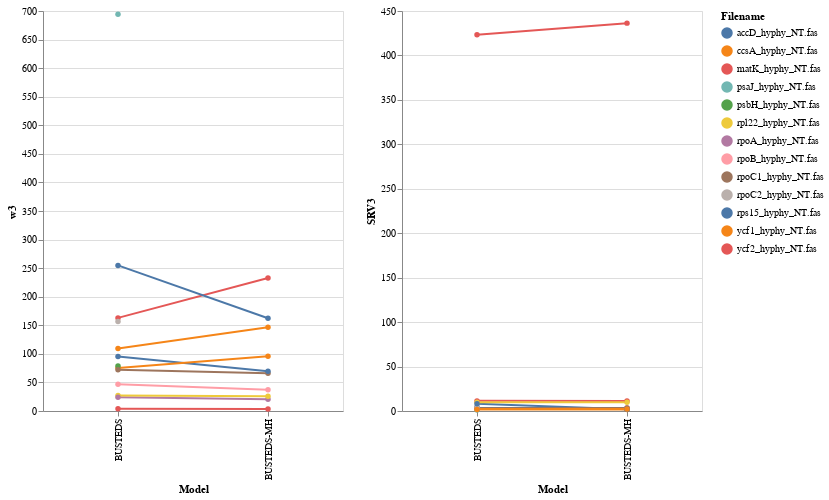

Here is the notebook cell this chart was saved with:
### Code cell
#mark_boxplot(extent='min-max')
source = result

source = source[source["pvalue"] <= 0.05]
#result = result[result["Model"] == "BUSTEDS-MH"]

#source = result
line1 = alt.Chart(source).mark_line(point=alt.OverlayMarkDef()).encode(
    y='w3',
    x='Model',
    color='Filename',
    tooltip=['Filename', 'Model']
).properties(
    width=300,
    height=400
)

line2a = alt.Chart(source).mark_line().encode(
    y='SRV2',
    x='Model',
    color='Filename'
).properties(
    width=300,
    height=400
)

line2 = alt.Chart(source).mark_line(point=alt.OverlayMarkDef()).encode(
    y='SRV3',
    x='Model',
    color='Filename'
).properties(
    width=300,
    height=400
)

line3 = alt.Chart(source).mark_point().encode(
    y='DH',
    x='Model',
    color='Filename'
).properties(
    width=300,
    height=400
)

#line1 | line2a |  line2 | line3

line1 | line2

### Figure 1 — Vega-Lite specification as saved in the notebook (floating-point values rounded to 4 significant figures)
{"config": {"view": {"continuousWidth": 400, "continuousHeight": 300}}, "hconcat": [{"mark": {"type": "line", "point": {}}, "encoding": {"color": {"field": "Filename", "type": "nominal"}, "tooltip": [{"field": "Filename", "type": "nominal"}, {"field": "Model", "type": "nominal"}], "x": {"field": "Model", "type": "nominal"}, "y": {"field": "w3", "type": "quantitative"}}, "height": 400, "width": 300}, {"mark": {"type": "line", "point": {}}, "encoding": {"color": {"field": "Filename", "type": "nominal"}, "x": {"field": "Model", "type": "nominal"}, "y": {"field": "SRV3", "type": "quantitative"}}, "height": 400, "width": 300}], "data": {"name": "data-306f8be271a856ec6eeb001d8e9a5a4b"}, "$schema": "https://vega.github.io/schema/vega-lite/v4.17.0.json", "datasets": {"data-306f8be271a856ec6eeb001d8e9a5a4b": [{"Filename": "matK_hyphy_NT.fas", "Model": "BUSTEDS-MH", "N": 42, "Num.Codons": 586, "w1": 0.0, "p1": 0.0033, "w2": 0.4778, "p2": 0.9958, "w3": 232.6, "p3": 0.0009, "SRV1": 0.5641, "SRV_p1": 0.6617, "SRV2": 1.505, "SRV_p2": 0.3261, "SRV3": 11.18, "SRV_p3": 11.18, "DH": 0.02004, "TH": 0.0, "TH_SI": 3.139, "cAIC": 33820.0, "LRT": 16.92, "pvalue": 0.000106, "delta w3": 69.71, "delta p3": -0.0004, "pct.chg. w3": 0.4279, "pct.chg. p3": -0.3077, "delta cAIC (best model)": 39.61, "Relative support": 2.504e-09}, {"Filename": "ycf1_hyphy_NT.fas", "Model": "BUSTEDS-MH", "N": 38, "Num.Codons": 2208, "w1": 0.1202, "p1": 0.4244, "w2": 1.0, "p2": 0.5723, "w3": 146.4, "p3": 0.0034, "SRV1": 0.1406, "SRV_p1": 0.1796, "SRV2": 0.6758, "SRV_p2": 0.4091, "SRV3": 1.698, "SRV_p3": 1.698, "DH": 0.01544, "TH": 0.1556, "TH_SI": 0.7149, "cAIC": 133100.0, "LRT": 93.91, "pvalue": 0.0, "delta w3": 37.09, "delta p3": -0.0025, "pct.chg. w3": 0.3393, "pct.chg. p3": -0.4237, "delta cAIC (best model)": 468.9, "Relative support": 1.516e-102}, {"Filename": "ycf2_hyphy_NT.fas", "Model": "BUSTEDS-MH", "N": 40, "Num.Codons": 2449, "w1": 0.0, "p1": 0.733, "w2": 0.9994, "p2": 0.0, "w3": 3.404, "p3": 0.267, "SRV1": 0.4059, "SRV_p1": 0.9349, "SRV2": 2.217, "SRV_p2": 0.064, "SRV3": 436.4, "SRV_p3": 436.4, "DH": 0.01334, "TH": 0.05346, "TH_SI": 0.0, "cAIC": 49370.0, "LRT": 100.1, "pvalue": 0.0, "delta w3": -0.5388, "delta p3": 0.0336, "pct.chg. w3": -0.1366, "pct.chg. p3": 0.144, "delta cAIC (best model)": 196.4, "Relative support": 2.222e-43}, {"Filename": "rpoA_hyphy_NT.fas", "Model": "BUSTEDS-MH", "N": 42, "Num.Codons": 374, "w1": 0.2751, "p1": 0.9882, "w2": 0.2768, "p2": 0.009, "w3": 20.41, "p3": 0.0028, "SRV1": 0.3504, "SRV_p1": 0.4907, "SRV2": 1.309, "SRV_p2": 0.4317, "SRV3": 3.389, "SRV_p3": 3.389, "DH": 0.007409, "TH": 0.0, "TH_SI": 15.9, "cAIC": 15340.0, "LRT": 10.17, "pvalue": 0.003091, "delta w3": -3.786, "delta p3": -0.0001, "pct.chg. w3": -0.1565, "pct.chg. p3": -0.03448, "delta cAIC (best model)": 13.23, "Relative support": 0.001342}, {"Filename": "rps15_hyphy_NT.fas", "Model": "BUSTEDS-MH", "N": 40, "Num.Codons": 97, "w1": 0.3227, "p1": 0.9952, "w2": 0.3379, "p2": 0.001, "w3": 162.4, "p3": 0.0038, "SRV1": 0.5491, "SRV_p1": 0.5507, "SRV2": 0.7967, "SRV_p2": 0.1563, "SRV3": 1.956, "SRV_p3": 1.956, "DH": 0.0, "TH": 0.1913, "TH_SI": 0.0, "cAIC": 5298.0, "LRT": 11.58, "pvalue": 0.001532, "delta w3": -92.36, "delta p3": -0.0008, "pct.chg. w3": -0.3626, "pct.chg. p3": -0.1739, "delta cAIC (best model)": 22.99, "Relative support": 1.018e-05}, {"Filename": "rpl22_hyphy_NT.fas", "Model": "BUSTEDS-MH", "N": 37, "Num.Codons": 199, "w1": 0.0762, "p1": 0.7418, "w2": 0.9744, "p2": 0.2529, "w3": 25.74, "p3": 0.0053, "SRV1": 0.1202, "SRV_p1": 0.2245, "SRV2": 0.7942, "SRV_p2": 0.736, "SRV3": 9.828, "SRV_p3": 9.828, "DH": 0.0, "TH": 0.0, "TH_SI": 0.0, "cAIC": 8950.0, "LRT": 5.431, "pvalue": 0.03308, "delta w3": -1.214, "delta p3": 0.0003, "pct.chg. w3": -0.04505, "pct.chg. p3": 0.06, "delta cAIC (best model)": 2.573, "Relative support": 0.2762}, {"Filename": "rpoB_hyphy_NT.fas", "Model": "BUSTEDS-MH", "N": 42, "Num.Codons": 1087, "w1": 0.0851, "p1": 0.0709, "w2": 0.1329, "p2": 0.9288, "w3": 37.08, "p3": 0.0003, "SRV1": 0.2575, "SRV_p1": 0.2235, "SRV2": 0.9698, "SRV_p2": 0.6889, "SRV3": 3.133, "SRV_p3": 3.133, "DH": 0.0, "TH": 0.01842, "TH_SI": 0.0, "cAIC": 33090.0, "LRT": 5.625, "pvalue": 0.03003, "delta w3": -9.622, "delta p3": 0.0, "pct.chg. w3": -0.206, "pct.chg. p3": 0.0, "delta cAIC (best model)": null, "Relative support": null}, {"Filename": "rpoC1_hyphy_NT.fas", "Model": "BUSTEDS-MH", "N": 42, "Num.Codons": 710, "w1": 0.1598, "p1": 0.9946, "w2": 1.0, "p2": 0.0049, "w3": 66.26, "p3": 0.0004, "SRV1": 0.0197, "SRV_p1": 0.0935, "SRV2": 0.8391, "SRV_p2": 0.8148, "SRV3": 3.427, "SRV_p3": 3.427, "DH": 0.0, "TH": 0.0, "TH_SI": 0.0, "cAIC": 23260.0, "LRT": 14.81, "pvalue": 0.000304, "delta w3": -5.792, "delta p3": 0.0, "pct.chg. w3": -0.08039, "pct.chg. p3": 0.0, "delta cAIC (best model)": 6.943, "Relative support": 0.03108}, {"Filename": "accD_hyphy_NT.fas", "Model": "BUSTEDS-MH", "N": 42, "Num.Codons": 646, "w1": 0.0, "p1": 0.3185, "w2": 0.6049, "p2": 0.6801, "w3": 69.71, "p3": 0.0014, "SRV1": 0.1846, "SRV_p1": 0.2284, "SRV2": 0.9007, "SRV_p2": 0.5871, "SRV3": 2.326, "SRV_p3": 2.326, "DH": 0.0, "TH": 0.0, "TH_SI": 14.49, "cAIC": 25040.0, "LRT": 16.6, "pvalue": 0.000124, "delta w3": -25.76, "delta p3": -0.0003, "pct.chg. w3": -0.2698, "pct.chg. p3": -0.1765, "delta cAIC (best model)": 62.45, "Relative support": 2.745e-14}, {"Filename": "ccsA_hyphy_NT.fas", "Model": "BUSTEDS-MH", "N": 41, "Num.Codons": 360, "w1": 0.0, "p1": 0.0025, "w2": 0.3211, "p2": 0.9945, "w3": 95.7, "p3": 0.003, "SRV1": 0.0448, "SRV_p1": 0.096, "SRV2": 0.7075, "SRV_p2": 0.659, "SRV3": 2.161, "SRV_p3": 2.161, "DH": 0.0, "TH": 0.0, "TH_SI": 1.956, "cAIC": 18950.0, "LRT": 29.48, "pvalue": 0.0, "delta w3": 20.42, "delta p3": -0.0005, "pct.chg. w3": 0.2712, "pct.chg. p3": -0.1429, "delta cAIC (best model)": 66.2, "Relative support": 4.22e-15}, {"Filename": "accD_hyphy_NT.fas", "Model": "BUSTEDS", "N": 42, "Num.Codons": 646, "w1": 0.0, "p1": 0.003, "w2": 0.4016, "p2": 0.9953, "w3": 95.48, "p3": 0.0017, "SRV1": 0.2081, "SRV_p1": 0.258, "SRV2": 0.9597, "SRV_p2": 0.5865, "SRV3": 2.467, "SRV_p3": 2.467, "DH": null, "TH": null, "TH_SI": null, "cAIC": 25110.0, "LRT": 32.59, "pvalue": 0.0, "delta w3": null, "delta p3": null, "pct.chg. w3": null, "pct.chg. p3": null, "delta cAIC (best model)": null, "Relative support": null}, {"Filename": "ccsA_hyphy_NT.fas", "Model": "BUSTEDS", "N": 41, "Num.Codons": 360, "w1": 0.0, "p1": 0.0038, "w2": 0.319, "p2": 0.9927, "w3": 75.29, "p3": 0.0035, "SRV1": 0.0454, "SRV_p1": 0.0967, "SRV2": 0.7087, "SRV_p2": 0.6586, "SRV3": 2.162, "SRV_p3": 2.162, "DH": null, "TH": null, "TH_SI": null, "cAIC": 19020.0, "LRT": 71.29, "pvalue": 0.0, "delta w3": null, "delta p3": null, "pct.chg. w3": null, "pct.chg. p3": null, "delta cAIC (best model)": null, "Relative support": null}, {"Filename": "matK_hyphy_NT.fas", "Model": "BUSTEDS", "N": 42, "Num.Codons": 586, "w1": 0.0, "p1": 0.0013, "w2": 0.4771, "p2": 0.9975, "w3": 162.9, "p3": 0.0013, "SRV1": 0.5535, "SRV_p1": 0.6643, "SRV2": 1.484, "SRV_p2": 0.3222, "SRV3": 11.39, "SRV_p3": 11.39, "DH": null, "TH": null, "TH_SI": null, "cAIC": 33860.0, "LRT": 43.6, "pvalue": 0.0, "delta w3": null, "delta p3": null, "pct.chg. w3": null, "pct.chg. p3": null, "delta cAIC (best model)": null, "Relative support": null}, {"Filename": "psaJ_hyphy_NT.fas", "Model": "BUSTEDS", "N": 42, "Num.Codons": 46, "w1": 0.0008, "p1": 0.0499, "w2": 0.0192, "p2": 0.9421, "w3": 694.4, "p3": 0.008, "SRV1": 0.1022, "SRV_p1": 0.2128, "SRV2": 1.213, "SRV_p2": 0.0, "SRV3": 1.243, "SRV_p3": 1.243, "DH": null, "TH": null, "TH_SI": null, "cAIC": 1468.0, "LRT": 21.11, "pvalue": 1.3e-05, "delta w3": null, "delta p3": null, "pct.chg. w3": null, "pct.chg. p3": null, "delta cAIC (best model)": null, "Relative support": null}, {"Filename": "psbH_hyphy_NT.fas", "Model": "BUSTEDS", "N": 42, "Num.Codons": 81, "w1": 0.1087, "p1": 0.0037, "w2": 0.1097, "p2": 0.9954, "w3": 78.8, "p3": 0.0009, "SRV1": 0.8947, "SRV_p1": 0.9667, "SRV2": 1.086, "SRV_p2": 0.0, "SRV3": 4.052, "SRV_p3": 4.052, "DH": null, "TH": null, "TH_SI": null, "cAIC": 2458.0, "LRT": 6.34, "pvalue": 0.021, "delta w3": null, "delta p3": null, "pct.chg. w3": null, "pct.chg. p3": null, "delta cAIC (best model)": 5.166, "Relative support": 0.07554}, {"Filename": "rpl22_hyphy_NT.fas", "Model": "BUSTEDS", "N": 37, "Num.Codons": 199, "w1": 0.0766, "p1": 0.745, "w2": 0.9899, "p2": 0.25, "w3": 26.95, "p3": 0.005, "SRV1": 0.1193, "SRV_p1": 0.2234, "SRV2": 0.7927, "SRV_p2": 0.7371, "SRV3": 9.852, "SRV_p3": 9.852, "DH": null, "TH": null, "TH_SI": null, "cAIC": 8953.0, "LRT": 10.77, "pvalue": 0.002289, "delta w3": null, "delta p3": null, "pct.chg. w3": null, "pct.chg. p3": null, "delta cAIC (best model)": null, "Relative support": null}, {"Filename": "rpoA_hyphy_NT.fas", "Model": "BUSTEDS", "N": 42, "Num.Codons": 374, "w1": 0.275, "p1": 0.9882, "w2": 0.2751, "p2": 0.0089, "w3": 24.2, "p3": 0.0029, "SRV1": 0.3482, "SRV_p1": 0.4902, "SRV2": 1.311, "SRV_p2": 0.4327, "SRV3": 3.398, "SRV_p3": 3.398, "DH": null, "TH": null, "TH_SI": null, "cAIC": 15350.0, "LRT": 17.65, "pvalue": 7.3e-05, "delta w3": null, "delta p3": null, "pct.chg. w3": null, "pct.chg. p3": null, "delta cAIC (best model)": null, "Relative support": null}, {"Filename": "rpoB_hyphy_NT.fas", "Model": "BUSTEDS", "N": 42, "Num.Codons": 1087, "w1": 0.122, "p1": 0.9496, "w2": 0.2718, "p2": 0.0501, "w3": 46.7, "p3": 0.0003, "SRV1": 0.2577, "SRV_p1": 0.2234, "SRV2": 0.9694, "SRV_p2": 0.6893, "SRV3": 3.14, "SRV_p3": 3.14, "DH": null, "TH": null, "TH_SI": null, "cAIC": 33090.0, "LRT": 6.417, "pvalue": 0.02021, "delta w3": null, "delta p3": null, "pct.chg. w3": null, "pct.chg. p3": null, "delta cAIC (best model)": 0.6274, "Relative support": 0.7307}, {"Filename": "rpoC1_hyphy_NT.fas", "Model": "BUSTEDS", "N": 42, "Num.Codons": 710, "w1": 0.1367, "p1": 0.911, "w2": 0.454, "p2": 0.0886, "w3": 72.05, "p3": 0.0004, "SRV1": 0.0173, "SRV_p1": 0.0923, "SRV2": 0.8377, "SRV_p2": 0.8157, "SRV3": 3.422, "SRV_p3": 3.422, "DH": null, "TH": null, "TH_SI": null, "cAIC": 23270.0, "LRT": 14.94, "pvalue": 0.000285, "delta w3": null, "delta p3": null, "pct.chg. w3": null, "pct.chg. p3": null, "delta cAIC (best model)": null, "Relative support": null}, {"Filename": "rpoC2_hyphy_NT.fas", "Model": "BUSTEDS", "N": 42, "Num.Codons": 1445, "w1": 0.0008, "p1": 0.4369, "w2": 0.5644, "p2": 0.5627, "w3": 156.4, "p3": 0.0004, "SRV1": 0.4879, "SRV_p1": 0.5965, "SRV2": 1.627, "SRV_p2": 0.3869, "SRV3": 4.769, "SRV_p3": 4.769, "DH": null, "TH": null, "TH_SI": null, "cAIC": 60970.0, "LRT": 30.51, "pvalue": 0.0, "delta w3": null, "delta p3": null, "pct.chg. w3": null, "pct.chg. p3": null, "delta cAIC (best model)": null, "Relative support": null}, {"Filename": "rps15_hyphy_NT.fas", "Model": "BUSTEDS", "N": 40, "Num.Codons": 97, "w1": 0.3189, "p1": 0.9827, "w2": 0.3213, "p2": 0.0127, "w3": 254.7, "p3": 0.0046, "SRV1": 0.5811, "SRV_p1": 0.6941, "SRV2": 1.951, "SRV_p2": 0.3059, "SRV3": 8.056, "SRV_p3": 8.056, "DH": null, "TH": null, "TH_SI": null, "cAIC": 5321.0, "LRT": 29.58, "pvalue": 0.0, "delta w3": null, "delta p3": null, "pct.chg. w3": null, "pct.chg. p3": null, "delta cAIC (best model)": null, "Relative support": null}, {"Filename": "ycf1_hyphy_NT.fas", "Model": "BUSTEDS", "N": 38, "Num.Codons": 2208, "w1": 0.0866, "p1": 0.4131, "w2": 1.0, "p2": 0.581, "w3": 109.3, "p3": 0.0059, "SRV1": 0.138, "SRV_p1": 0.1875, "SRV2": 0.6924, "SRV_p2": 0.421, "SRV3": 1.744, "SRV_p3": 1.744, "DH": null, "TH": null, "TH_SI": null, "cAIC": 133600.0, "LRT": 419.7, "pvalue": 0.0, "delta w3": null, "delta p3": null, "pct.chg. w3": null, "pct.chg. p3": null, "delta cAIC (best model)": null, "Relative support": null}, {"Filename": "ycf2_hyphy_NT.fas", "Model": "BUSTEDS", "N": 40, "Num.Codons": 2449, "w1": 0.0, "p1": 0.2157, "w2": 0.0, "p2": 0.5509, "w3": 3.943, "p3": 0.2334, "SRV1": 0.3637, "SRV_p1": 0.9308, "SRV2": 2.047, "SRV_p2": 0.0679, "SRV3": 423.3, "SRV_p3": 423.3, "DH": null, "TH": null, "TH_SI": null, "cAIC": 49560.0, "LRT": 165.6, "pvalue": 0.0, "delta w3": null, "delta p3": null, "pct.chg. w3": null, "pct.chg. p3": null, "delta cAIC (best model)": null, "Relative support": null}]}}
